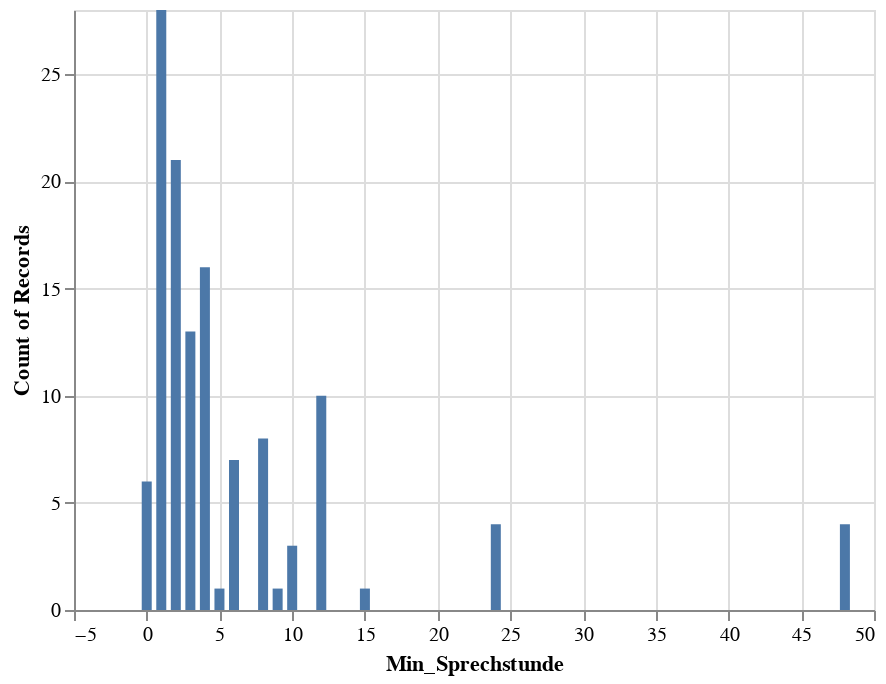

The notebook cell this image was saved under:
### Markdown cell above
And we look at the distribution between groups and for different measurements

### Code cell
alt.Chart(allsample).mark_bar().encode(
    alt.X("Min_Sprechstunde:Q"),
    y='count()',
tooltip=['Min_Sprechstunde:Q']
)
